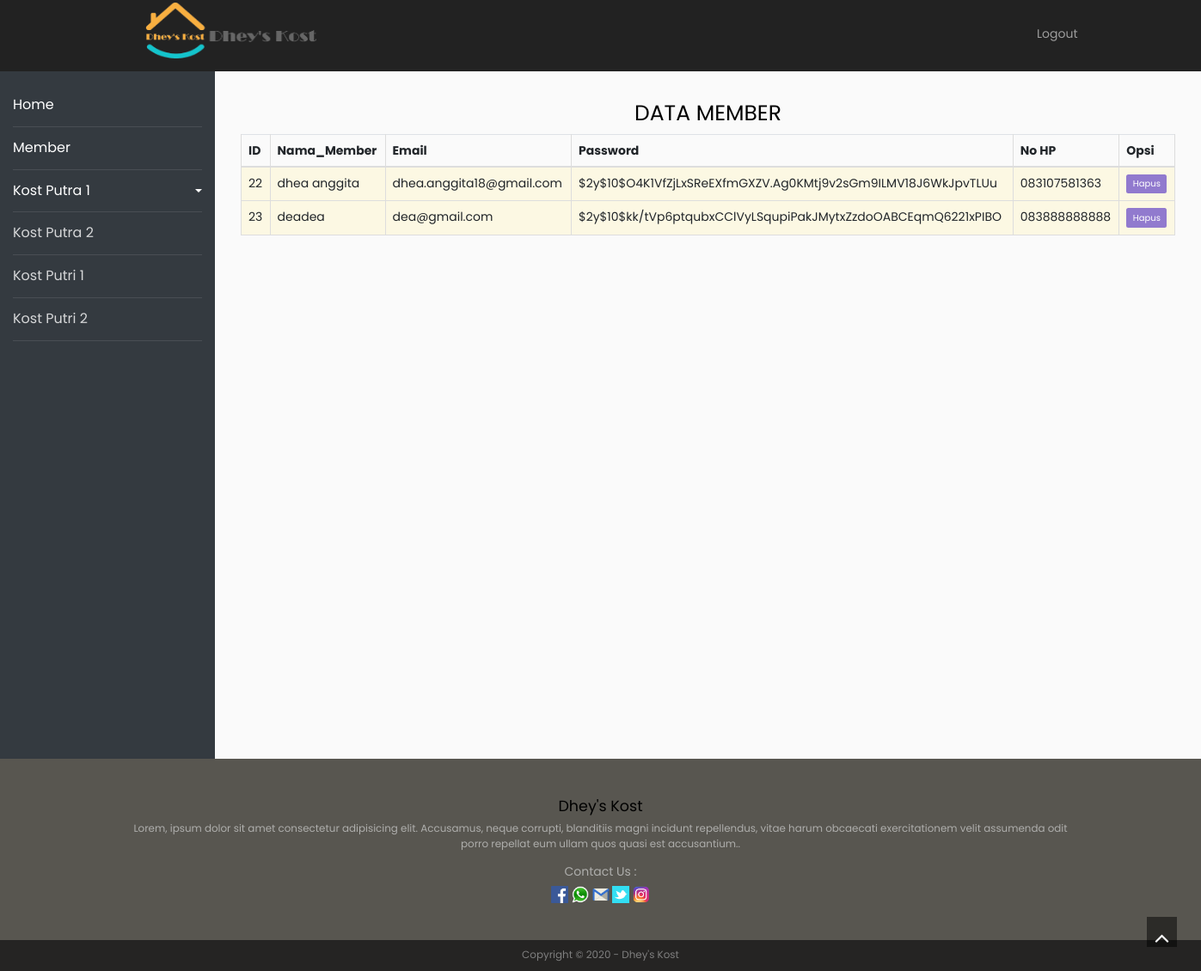
The page /member.php (signed in) on the database its author committed.
### tables this page shows
CREATE TABLE `user` (
  `id` int(11) NOT NULL,
  `namalengkap` varchar(50) NOT NULL,
  `email` varchar(30) NOT NULL,
  `password` varchar(255) NOT NULL,
  `nohp` varchar(15) NOT NULL
);

### member.php (the view, shortened to what this page needs)
<?php
include 'headeradmin.php';
?>
<!doctype html>
<html lang="en">
<head>
	<link rel="stylesheet" href="https://stackpath.bootstrapcdn.com/font-awesome/4.7.0/css/font-awesome.min.css">
	<link rel="stylesheet" href="css/style.css">
</head>
<body>
<div id="content" class="p-4 p-md-5 pt-5">
    <div  class="welcome-message">
        <div class="wrap-info">
            <div class="information">
                <center><h1>DATA MEMBER </h1></center>
                <table class="table table-striped table-bordered">
                    <thead>
                        <tr>
                            <th>ID</th>
                            <th>Nama_Member</th>
                            <th>Email</th>
                            <th>Password</th>
                            <th>No HP</th>
                            <th>Opsi</th>
                        </tr>
                    </thead>
                    <?php include "fungsi.php";
                        $SQL = mysqli_query($conn, "SELECT * FROM user");
                        while($data=mysqli_fetch_array($SQL))
                        {
                    ?>
                            <tr class="warning">
                                <td><?php echo $data['id'];?></td>
                                <td><?php echo $data['namalengkap'];?></td>
                                <td><?php echo $data['email'];?></td>
                                <td><?php echo $data['password'];?></td>
                                <td><?php echo $data['nohp'];?></td>
                                <td>
                                    <form action="hapus.php" method="post">
                                        <button type="submit" class="btn btn-primary">Hapus</button>
                                    </form>
                                </td>
                    <?php }?>
                            </tr>
                </table>
            </div>
        </div>
    </div>
</div>
</body>
</html>
<?php include 'footer.php'; ?>

### assets/style.css (style rules this page uses)
body { background-color: #fff;font-family: 'Raleway', sans-serif;font-size: 15px;line-height: 15px; color: #73726C; }
.btn,a,a:hover { text-decoration: none;-webkit-transition: all 0.3s ease-in-out;-moz-transition: all 0.3s ease-in-out;-ms-transition: all 0.3s ease-in-out;-o-transition: all 0.3s ease-in-out;transition: all 0.3s ease-in-out;outline:0 ; }
h1,h2,h3,h4,h5,h6 { font-family:'Old Standard TT', serif;line-height: 1em;margin: 0; }
h1 { font-size: 5em; }
.btn { border:none !important;border-radius: 0;padding: 5px 30px; }

### rows shown on the page
user: id "22", namalengkap "dhea anggita", email "dhea.anggita18@gmail.com", password "$2y$10$O4K1VfZjLxSReEXfmGXZV.Ag0KMtj9v2sGm9ILMV18J6WkJpvTLUu", nohp "083107581363"
user: id "23", namalengkap "deadea", email "dea@gmail.com", password "$2y$10$kk/tVp6ptqubxCClVyLSqupiPakJMytxZzdoOABCEqmQ6221xPIBO", nohp "083888888888"
